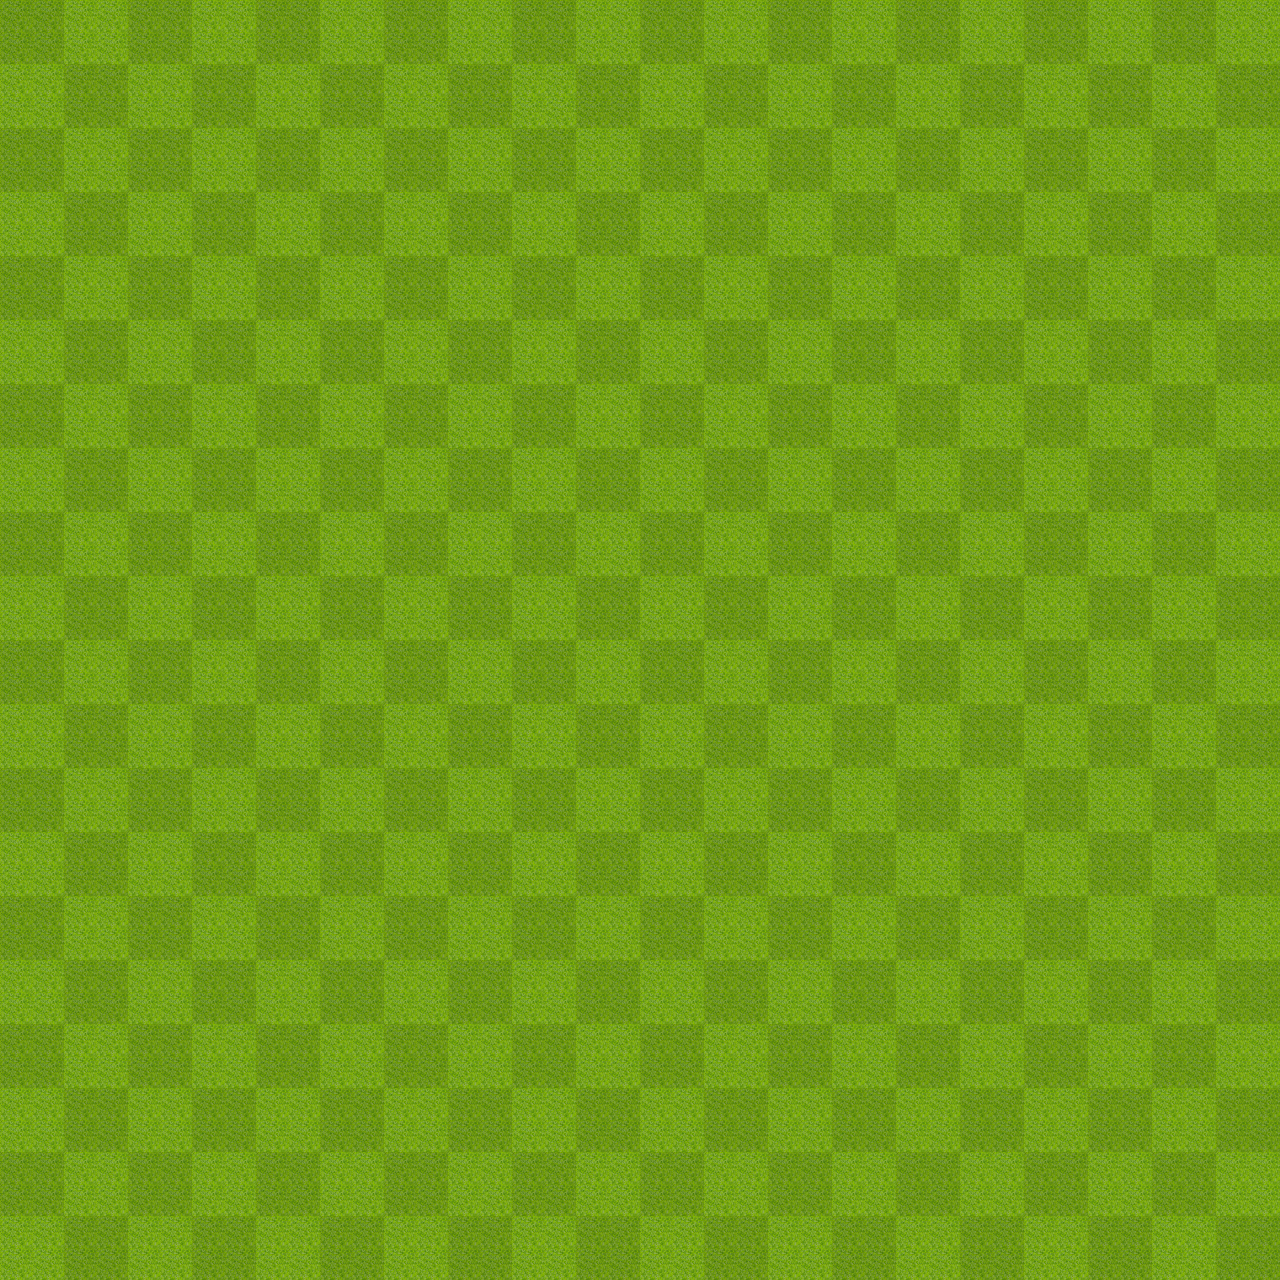

Rendered tile map (Tiled .tmx) drawn with the repository's tilesets; below, a short description and the map source with its tile grids summarised:
An orthogonal 80x80 tile map with 16x16 px tiles, 4 tile layers (background, (helper: do not export!), foreground, entities), 10 tilesets.

<map version="1.0" orientation="orthogonal" width="80" height="80" tilewidth="16" tileheight="16">
 <properties>
  <property name="subdivision" value="4" />
 </properties>
 <tileset firstgid="1" name="entities" tilewidth="24" tileheight="24">
  <image source="entities.png" width="408" height="24" />
 </tileset>
 <tileset firstgid="18" name="TileA1" tilewidth="16" tileheight="16">
  <image source="../client/img/map/TileA1.png" width="512" height="384" />
 </tileset>
 <tileset firstgid="786" name="TileA2" tilewidth="16" tileheight="16">
  <image source="../client/img/map/TileA2.png" width="512" height="384" />
 </tileset>
 <tileset firstgid="1554" name="TileA3" tilewidth="16" tileheight="16">
  <image source="../client/img/map/TileA3.png" width="512" height="256" />
 </tileset>
 <tileset firstgid="2066" name="TileA4" tilewidth="16" tileheight="16">
  <image source="../client/img/map/TileA4.png" width="512" height="480" />
 </tileset>
 <tileset firstgid="3026" name="TileA5" tilewidth="16" tileheight="16">
  <image source="../client/img/map/TileA5.png" width="256" height="512" />
 </tileset>
 <tileset firstgid="3538" name="TileB" tilewidth="16" tileheight="16">
  <image source="../client/img/map/TileB.png" width="512" height="512" />
 </tileset>
 <tileset firstgid="4562" name="TileC" tilewidth="16" tileheight="16">
  <image source="../client/img/map/TileC.png" width="512" height="512" />
 </tileset>
 <tileset firstgid="5586" name="TileD" tilewidth="16" tileheight="16">
  <image source="../client/img/map/TileD.png" width="512" height="512" />
 </tileset>
 <tileset firstgid="6610" name="TileE" tilewidth="16" tileheight="16">
  <image source="../client/img/map/TileE.png" width="512" height="512" />
 </tileset>
 <layer name="background" width="80" height="80">
  <data>[6400 cells, 6400 non-empty, 24 distinct tile ids]</data>
 </layer>
 <layer name="(helper: do not export!)" width="80" height="80" opacity="0.09">
  <data>[6400 cells, 3200 non-empty, 4 distinct tile ids]</data>
 </layer>
 <layer name="foreground" width="80" height="80">
  <data>[6400 cells, 0 non-empty, 0 distinct tile ids]</data>
 </layer>
 <layer name="entities" width="80" height="80">
  <data>[6400 cells, 0 non-empty, 0 distinct tile ids]</data>
 </layer>
</map>
